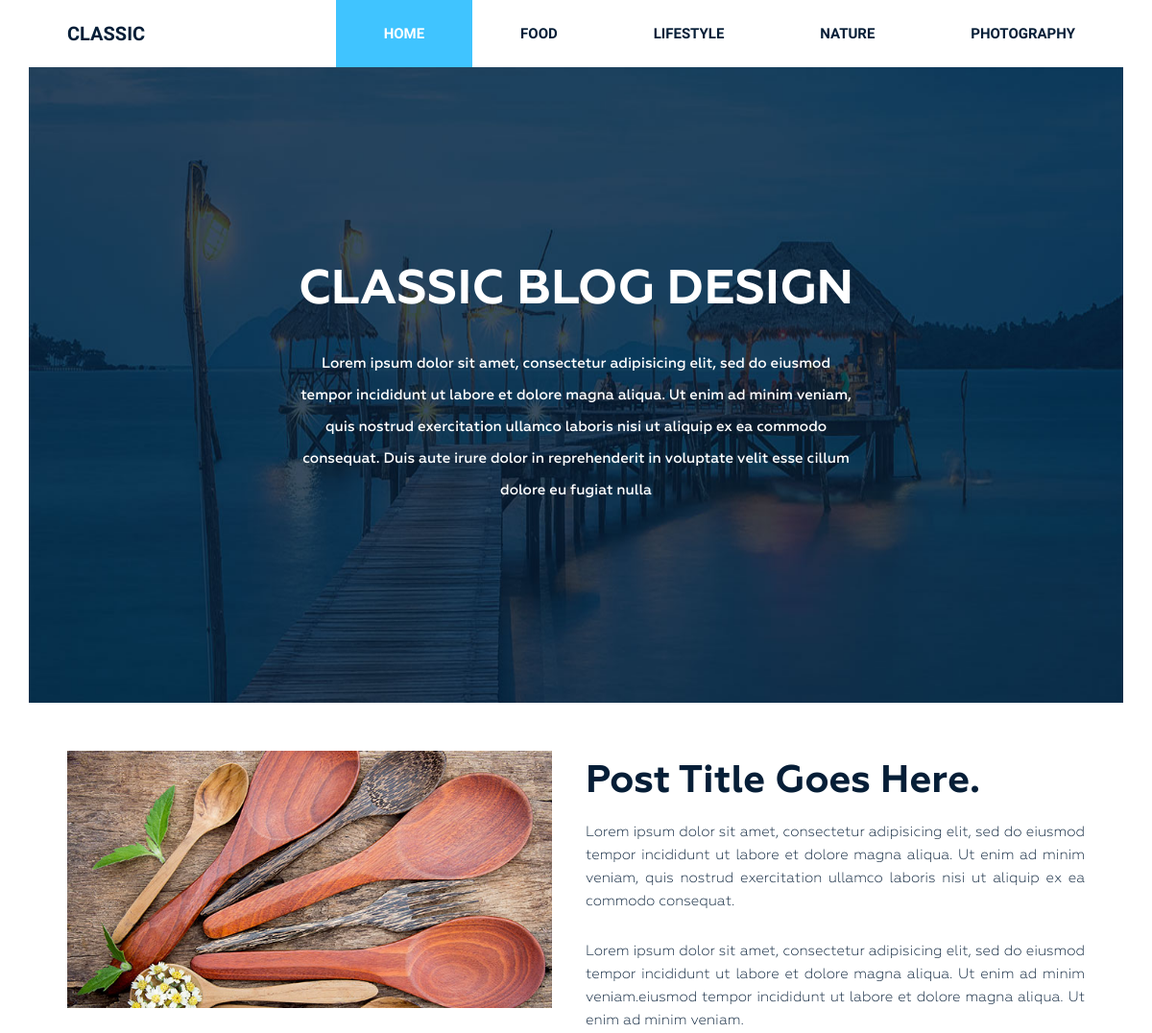
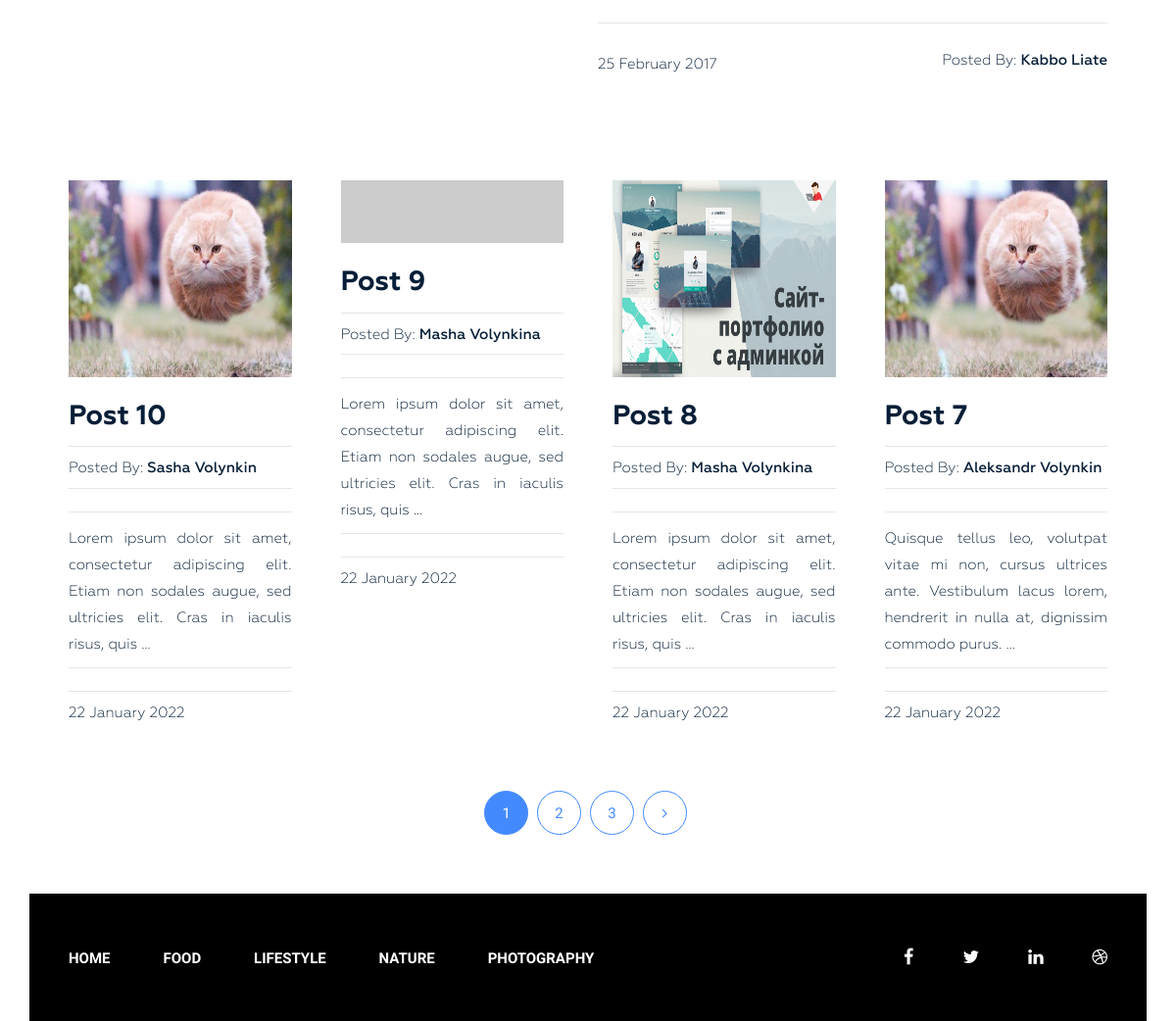
The page / on the database its author committed (2 pictures, top to bottom).
### blog/models.py (models this page shows, shortened)
class CommonInfo(models.Model):
    title = models.CharField(max_length=255, verbose_name='Title')
    slug = models.SlugField(max_length=80, unique=True, verbose_name='URL')
    class Meta:
        abstract = True
        ordering = ['title']

class Category(CommonInfo):
    def get_absolute_url(self):
        return reverse_lazy('blog:category', kwargs={'slug': self.slug})
    class Meta(CommonInfo.Meta):
        verbose_name_plural = 'Categories'

class Post(CommonInfo):
    author = models.CharField(max_length=100, verbose_name='Author')
    content = models.TextField(verbose_name='Content')
    photo = models.ImageField(upload_to='photos/%Y/%m/%d/', blank=True, verbose_name='Photo')
    views = models.IntegerField(default=0, verbose_name='Number of views')
    category = models.ForeignKey('Category', on_delete=models.PROTECT, related_name='posts', verbose_name='Category')
    tags = models.ManyToManyField('Tag', blank=True, related_name='posts', verbose_name='Tags')
    created_at = models.DateTimeField(auto_now_add=True, verbose_name='Date of creation')
    def get_absolute_url(self):
        return reverse_lazy('blog:view_post', kwargs={'slug': self.slug})
    class Meta:
        ordering = ['-created_at']
        verbose_name_plural = 'Posts'

### blog/views.py (the view)
# urls.py: path('', views.Home.as_view(), name='home'),
class Home(ListView):
    model = Post
    template_name = 'blog/home.html'
    context_object_name = 'posts'
    paginate_by = 4
    def get_context_data(self, *, object_list=None, **kwargs):
        context = super().get_context_data(**kwargs)
        context['title'] = 'Classic Blog Design'
        return context

### blog/templatetags/menu.py (called while the page is built)
@register.inclusion_tag('blog/menu.html')
def show_menu(menu_class='menu'):
    categories = Category.objects.all()
    return {'categories': categories, 'menu_class': menu_class}

### blog/templates/blog/home.html (shortened to what this page needs)
{% extends 'base.html' %}
{% load static %}
{% block content %}
<section class="bg-text-area">
    <div class="container">
        <div class="row">
            <div class="col-md-12">
                <div class="bg-text">
                    <h3>Classic BLOG Design</h3>
                    <p>Lorem ipsum dolor sit amet, consectetur adipisicing elit, sed do eiusmod tempor incididunt ut labore et dolore magna aliqua. Ut
                        enim ad minim veniam, quis nostrud exercitation ullamco laboris nisi ut aliquip ex ea commodo consequat. Duis aute irure dolor
                        in reprehenderit in voluptate velit esse cillum dolore eu fugiat nulla </p>
                </div>
            </div>
        </div>
    </div>
</section>
<section class="blog-post-area">
    <div class="container">
        <div class="row">
            <div class="blog-post-area-style">
                <div class="col-md-12">
                    <div class="single-post-big">
                        <div class="big-image">
                            <img src="{% static 'img/post-image1.jpg' %}" alt="">
                        </div>
                        <div class="big-text">
                            <h3><a href="#">Post Title Goes Here.</a></h3>
                            <p>Lorem ipsum dolor sit amet, consectetur adipisicing elit, sed do eiusmod tempor incididunt ut labore et dolore magna
                                aliqua. Ut enim ad minim veniam, quis nostrud exercitation ullamco laboris nisi ut aliquip ex ea commodo
                                consequat.</p>
                            <p>Lorem ipsum dolor sit amet, consectetur adipisicing elit, sed do eiusmod tempor incididunt ut labore et dolore magna
                                aliqua. Ut enim ad minim veniam.eiusmod tempor incididunt ut labore et dolore magna aliqua. Ut enim ad minim
                                veniam.</p>
                            <h4><span class="date">25 February 2017</span><span class="author">Posted By: <span class="author-name">Kabbo Liate</span></span>
                            </h4>
                        </div>
                    </div>
                </div>
                {% for post in posts %}
                <div class="col-md-3">
                    <div class="single-post">
                        {% if post.photo %}
                        <a href="{{ post.get_absolute_url }}"><img src="{{ post.photo.url }}" alt="{{ post.title }}" width="300" height="201">
                        {% else %}
                        <a href="{{ post.get_absolute_url }}"><img src="https://picsum.photos/id/1060/300/201/?blur=2" alt="{{ post.title }}" class="rounded mx-auto d-block"></a>
                        {% endif %}
                        <h3><a href="{{ post.get_absolute_url }}">{{ post.title }}</a></h3>
                        <h4><span>Posted By: <span class="author-name">{{ post.author}}</span></span>
                        </h4>
                        <p>{{ post.content|truncatewords_html:20|safe }}</p>
                        <h4><span>{{ post.created_at|date:'j F Y' }}</span></h4>
                    </div>
                </div>
                {% endfor %}
            </div>
        </div>
    </div>
    {% include 'inc/_pagination.html' %}
</section>
{% endblock %}

### blog/templates/blog/menu.html
<div class="{{ menu_class }}">
    <ul>
        <li><a href="{% url 'blog:home' %}">Home</a></li>
        {% for category in categories %}
        <li><a href="{{ category.get_absolute_url }}">{{ category.title }}</a></li>
        {% endfor %}
    </ul>
</div>

### blog/static/style.css (style rules this page uses)
.wrapper header.header .menu { margin: 0 }
.wrapper header.header .menu ul { float: right; margin: 0; padding: 0; margin-right: 4px; }
.wrapper header.header .menu ul li { display: inline-block; list-style: outside none none; margin: 0 -4px 0 0; }
.wrapper header.header .menu ul li a { color: rgb(6, 30, 55); font-family: "Raleway", sans-serif; font-size: 15px; font-weight: 600; line-height: 70px; padding: 26px 50px; text-decoration: none; text-transform: uppercase; }
.wrapper header.header .menu ul li.active a { background: #40c4ff; color: #fff; }
.wrapper section.bg-text-area .bg-text { background-image: url(img/bg-iamges.jpg); background-size: 100% 100%; padding: 205px 280px; }
.wrapper section.bg-text-area .bg-text h3 { color: #fff; font-family: Geometria; font-size: 50px; font-weight: 700; text-align: center; text-transform: uppercase; margin: 0; }
.wrapper section.bg-text-area .bg-text p { color: #fff; font-family: Geometria; font-size: 15px; font-weight: 500; line-height: 33px; margin: 32px 0 0; text-align: center; }
section.blog-post-area { margin-top: 50px; }
section.blog-post-area .big-image { float: left; width: 50%; padding-right: 35px; }
section.blog-post-area .big-text { float: right; width: 50%; padding-right: 20px; }
section.blog-post-area img { width: 100%; }
section.blog-post-area .big-text h3 { margin: 10px 0 0; }
section.blog-post-area .big-text h3 a { font-family: Geometria; font-weight: 700; font-size: 40px; color: #061e37; text-decoration: none; }
section.blog-post-area .big-text p { color: #061e37; font-family: Geometria; font-size: 15px; font-weight: 400; line-height: 24px; padding-top: 18px; text-align: justify; text-decoration: none; }
section.blog-post-area .big-text h4 { margin-top: 25px; padding-top: 30px; position: relative; }
section.blog-post-area .big-text h4::before { background: #e6e6e6 none repeat scroll 0 0; content: ""; height: 1px; position: absolute; top: 0; width: 100%; }
section.blog-post-area .single-post { padding-right: 20px; margin: 100px 0px 0px; }
section.blog-post-area h4 span { font-family: Geometria; font-weight: 400; font-size: 15px; color: #061e37; text-decoration: none; }
section.blog-post-area .big-text h4 span.author { float: right }
section.blog-post-area h4 span.author-name { font-weight: 500; }
.blog-post-area .single-post h3 a { font-family: Geometria; font-size: 28px; font-weight: 700; text-decoration: none; color: #061e37; }
.blog-post-area .single-post p { color: #061e37; font-family: Geometria; font-size: 15px; font-weight: 400; line-height: 27px; padding-top: 14px; position: relative; text-align: justify; }
.blog-post-area .single-post h4 { margin-bottom: 12px; padding-top: 10px; position: relative; }
.blog-post-area .single-post h4::before { background: #e6e6e6 none repeat scroll 0 0; content: ""; height: 1px; position: absolute; top: 0; width: 100%; }
.blog-post-area .single-post p::before { background: #e6e6e6 none repeat scroll 0 0; content: ""; height: 1px; position: absolute; top: 0; width: 100%; }
.blog-post-area .single-post h3 { margin: 25px 0 15px; }
.blog-post-area .blog-post-area-style { margin: 0 20px 0 40px; }
.wrapper footer.footer .footer-menu { margin: 0 }
.wrapper footer.footer .footer-menu ul { line-height: 130px; margin: 0; padding: 0; }
.wrapper footer.footer .footer-menu ul li { display: inline; list-style: outside none none; margin: 0; padding: 30px 0px; }
.wrapper footer.footer .footer-menu ul li a { color: #fff; font-family: "Raleway", sans-serif; font-size: 15px; font-weight: 600; line-height: 70px; margin-left: 40px; padding: 26px 10px 26px 0; text-decoration: none; text-transform: uppercase; }

### rows shown on the page
Category: title "FOOD"
Category: title "LIFESTYLE"
Category: title "NATURE"
Category: title "PHOTOGRAPHY"
Post: photo (picture), title "Post 10", author "Sasha Volynkin", content "Lorem ipsum dolor sit amet, consectetur adipiscing elit. Etiam non sodales augue, sed ultricies elit. Cras in iaculis risus, quis …", created_at "22 January 2022"
Post: title "Post 9", author "Masha Volynkina", content "Lorem ipsum dolor sit amet, consectetur adipiscing elit. Etiam non sodales augue, sed ultricies elit. Cras in iaculis risus, quis …", created_at "22 January 2022"
Post: photo (picture), title "Post 8", author "Masha Volynkina", content "Lorem ipsum dolor sit amet, consectetur adipiscing elit. Etiam non sodales augue, sed ultricies elit. Cras in iaculis risus, quis …", created_at "22 January 2022"
Post: photo (picture), title "Post 7", author "Aleksandr Volynkin", content "Quisque tellus leo, volutpat vitae mi non, cursus ultrices ante. Vestibulum lacus lorem, hendrerit in nulla at, dignissim commodo purus. …", created_at "22 January 2022"

### other values the page prints
{{ p }} "1"
{{ p }} "2" "3"
